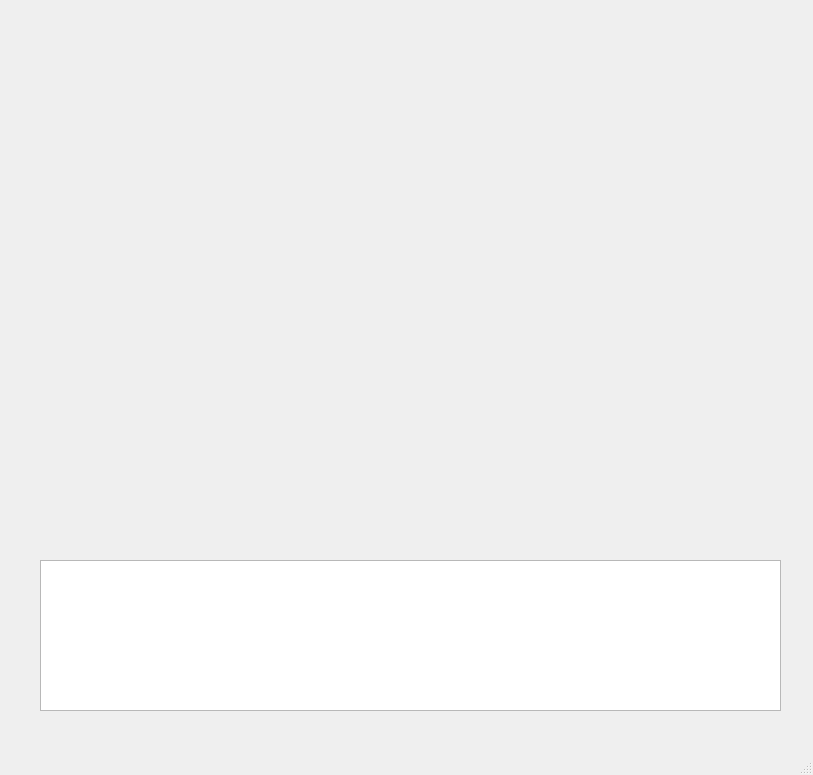
<?xml version="1.0" encoding="UTF-8"?>
<ui version="4.0">
 <class>MainWindow</class>
 <widget class="QMainWindow" name="MainWindow">
  <property name="geometry">
   <rect>
    <x>0</x>
    <y>0</y>
    <width>813</width>
    <height>775</height>
   </rect>
  </property>
  <property name="windowTitle">
   <string>MainWindow</string>
  </property>
  <widget class="QWidget" name="centralwidget">
   <widget class="QTextBrowser" name="textBrowser">
    <property name="geometry">
     <rect>
      <x>40</x>
      <y>560</y>
      <width>741</width>
      <height>151</height>
     </rect>
    </property>
   </widget>
  </widget>
  <widget class="QMenuBar" name="menubar">
   <property name="geometry">
    <rect>
     <x>0</x>
     <y>0</y>
     <width>813</width>
     <height>26</height>
    </rect>
   </property>
  </widget>
  <widget class="QStatusBar" name="statusbar"/>
 </widget>
 <resources/>
 <connections/>
</ui>
